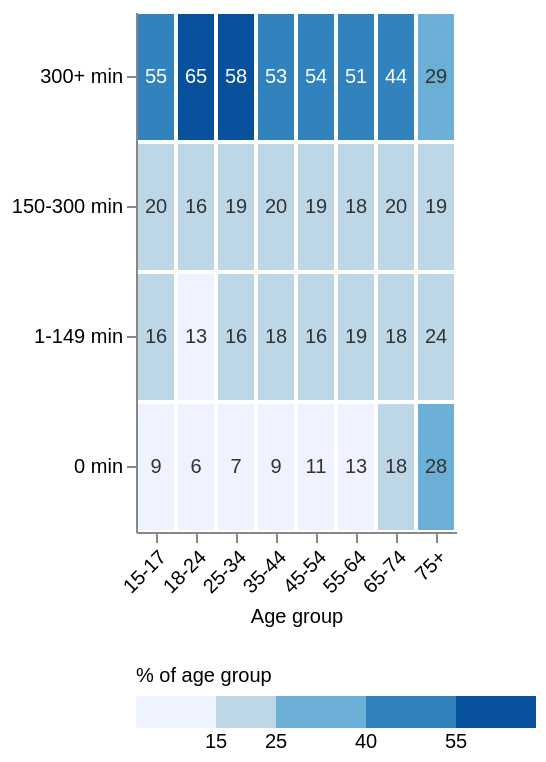

Here is the Vega-Lite specification saved for this chart:
### Vega-Lite specification from a JSON file in a GitHub repository (floating-point values rounded to 4 significant figures)
{"$schema": "https://vega.github.io/schema/vega-lite/v5.json", "width": "container", "height": 260, "data": {"values": [{"age": "15-17", "minutes": "0 min", "pct": 8.8}, {"age": "15-17", "minutes": "1-149 min", "pct": 15.6}, {"age": "15-17", "minutes": "150-300 min", "pct": 20.3}, {"age": "15-17", "minutes": "300+ min", "pct": 54.8}, {"age": "18-24", "minutes": "0 min", "pct": 6.3}, {"age": "18-24", "minutes": "1-149 min", "pct": 12.9}, {"age": "18-24", "minutes": "150-300 min", "pct": 16.4}, {"age": "18-24", "minutes": "300+ min", "pct": 64.9}, {"age": "25-34", "minutes": "0 min", "pct": 7.4}, {"age": "25-34", "minutes": "1-149 min", "pct": 15.6}, {"age": "25-34", "minutes": "150-300 min", "pct": 19.2}, {"age": "25-34", "minutes": "300+ min", "pct": 57.5}, {"age": "35-44", "minutes": "0 min", "pct": 9.1}, {"age": "35-44", "minutes": "1-149 min", "pct": 17.9}, {"age": "35-44", "minutes": "150-300 min", "pct": 20.1}, {"age": "35-44", "minutes": "300+ min", "pct": 53.1}, {"age": "45-54", "minutes": "0 min", "pct": 10.5}, {"age": "45-54", "minutes": "1-149 min", "pct": 15.9}, {"age": "45-54", "minutes": "150-300 min", "pct": 19.2}, {"age": "45-54", "minutes": "300+ min", "pct": 54.2}, {"age": "55-64", "minutes": "0 min", "pct": 12.9}, {"age": "55-64", "minutes": "1-149 min", "pct": 18.5}, {"age": "55-64", "minutes": "150-300 min", "pct": 17.7}, {"age": "55-64", "minutes": "300+ min", "pct": 50.8}, {"age": "65-74", "minutes": "0 min", "pct": 17.8}, {"age": "65-74", "minutes": "1-149 min", "pct": 17.8}, {"age": "65-74", "minutes": "150-300 min", "pct": 20.0}, {"age": "65-74", "minutes": "300+ min", "pct": 44.3}, {"age": "75+", "minutes": "0 min", "pct": 28.2}, {"age": "75+", "minutes": "1-149 min", "pct": 24.3}, {"age": "75+", "minutes": "150-300 min", "pct": 19.0}, {"age": "75+", "minutes": "300+ min", "pct": 28.8}]}, "encoding": {"x": {"field": "age", "type": "ordinal", "title": "Age group", "axis": {"labelAngle": -45}}, "y": {"field": "minutes", "type": "ordinal", "title": null, "sort": ["300+ min", "150-300 min", "1-149 min", "0 min"]}}, "layer": [{"mark": {"type": "rect", "stroke": "white", "strokeWidth": 2}, "encoding": {"color": {"field": "pct", "type": "quantitative", "title": "% of age group", "legend": {"orient": "bottom", "direction": "horizontal"}, "scale": {"type": "threshold", "domain": [15, 25, 40, 55], "range": ["#eff3ff", "#bdd7e7", "#6baed6", "#3182bd", "#08519c"]}}, "tooltip": [{"field": "age", "type": "nominal", "title": "Age group"}, {"field": "minutes", "type": "nominal", "title": "Activity last week"}, {"field": "pct", "type": "quantitative", "title": "% of age group", "format": ".1f"}]}}, {"mark": {"type": "text", "fontSize": 11}, "encoding": {"text": {"field": "pct", "type": "quantitative", "format": ".0f"}, "color": {"condition": {"test": "datum.pct > 40", "value": "white"}, "value": "#333333"}}}], "config": {"font": "Source Sans 3, sans-serif"}}
